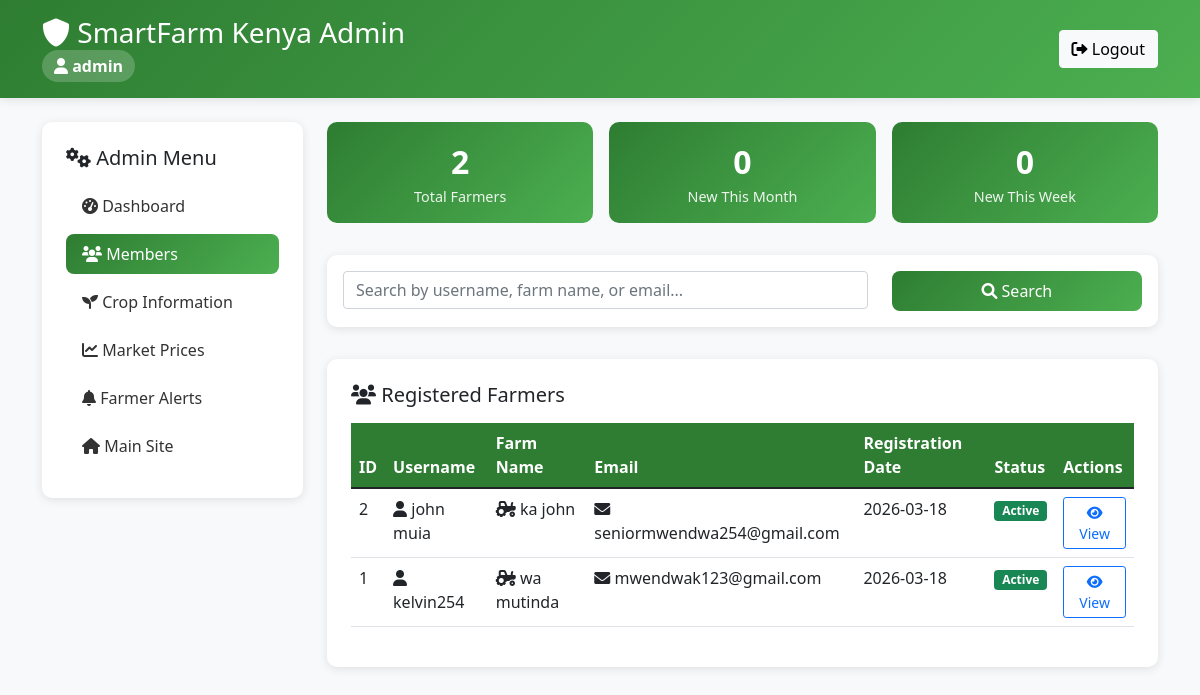
The page /admin/members (signed in) on the database its author committed.
### app.py (models this page shows, shortened)
class User(UserMixin, db.Model):
    id = db.Column(db.Integer, primary_key=True)
    username = db.Column(db.String(80), unique=True, nullable=False)
    email = db.Column(db.String(120), unique=True, nullable=False)
    password_hash = db.Column(db.String(128), nullable=False)
    farm_name = db.Column(db.String(100), nullable=False)
    created_at = db.Column(db.DateTime, default=datetime.utcnow)
    crops = db.relationship('Crop', backref='farmer', lazy=True, cascade='all, delete-orphan')
    livestock = db.relationship('Livestock', backref='farmer', lazy=True, cascade='all, delete-orphan')
    activities = db.relationship('Activity', backref='farmer', lazy=True, cascade='all, delete-orphan')
    images = db.relationship('FarmImage', backref='farmer', lazy=True, cascade='all, delete-orphan')

### app.py (the view)
@app.route('/admin/members')
def admin_members():
    if 'admin_id' not in session:
        return redirect(url_for('admin_login'))
    members = User.query.order_by(User.created_at.desc()).all()
    return render_template('admin_members.html', members=members)

### templates/admin_members.html (shortened to what this page needs)
<!DOCTYPE html>
<html lang="en">
<head>
    <link rel="stylesheet" href="https://cdnjs.cloudflare.com/ajax/libs/font-awesome/6.0.0/css/all.min.css">
    <link rel="stylesheet" href="https://cdn.jsdelivr.net/npm/bootstrap@5.1.3/dist/css/bootstrap.min.css">
</head>
<body>
    <header class="admin-header">
        <div class="container">
            <div class="d-flex justify-content-between align-items-center">
                <div>
                    <h1 class="h3 mb-0">
                        <i class="fas fa-shield-alt"></i> SmartFarm Kenya Admin
                    </h1>
                    <span class="admin-badge">
                        <i class="fas fa-user"></i> {{ session.get('admin_username', 'Admin') }}
                    </span>
                </div>
                <div>
                    <a href="{{ url_for('admin_logout') }}" class="btn btn-light">
                        <i class="fas fa-sign-out-alt"></i> Logout
                    </a>
                </div>
            </div>
        </div>
    </header>
    <div class="container mt-4">
        <div class="row">
            <div class="col-md-3">
                <div class="content-card">
                    <h5 class="mb-3">
                        <i class="fas fa-cogs"></i> Admin Menu
                    </h5>
                    <nav class="nav nav-pills flex-column">
                        <a class="nav-link" href="{{ url_for('admin_dashboard') }}">
                            <i class="fas fa-tachometer-alt"></i> Dashboard
                        </a>
                        <a class="nav-link active" href="{{ url_for('admin_members') }}">
                            <i class="fas fa-users"></i> Members
                        </a>
                        <a class="nav-link" href="{{ url_for('admin_crop_info') }}">
                            <i class="fas fa-seedling"></i> Crop Information
                        </a>
                        <a class="nav-link" href="{{ url_for('admin_market_prices') }}">
                            <i class="fas fa-chart-line"></i> Market Prices
                        </a>
                        <a class="nav-link" href="{{ url_for('admin_alerts') }}">
                            <i class="fas fa-bell"></i> Farmer Alerts
                        </a>
                        <a class="nav-link" href="{{ url_for('index') }}">
                            <i class="fas fa-home"></i> Main Site
                        </a>
                    </nav>
                </div>
            </div>
            <div class="col-md-9">
                <div class="member-stats">
                    <div class="stat-box">
                        <div class="stat-number">{{ members|length }}</div>
                        <div class="stat-label">Total Farmers</div>
                    </div>
                    <div class="stat-box">
                        <div class="stat-number">0</div>
                        <div class="stat-label">New This Month</div>
                    </div>
                    <div class="stat-box">
                        <div class="stat-number">0</div>
                        <div class="stat-label">New This Week</div>
                    </div>
                </div>
                <div class="search-box">
                    <div class="row">
                        <div class="col-md-8">
                            <input type="text" class="form-control" id="searchInput" placeholder="Search by username, farm name, or email...">
                        </div>
                        <div class="col-md-4">
                            <button class="btn btn-admin w-100" onclick="searchMembers()">
                                <i class="fas fa-search"></i> Search
                            </button>
                        </div>
                    </div>
                </div>
                <div class="content-card">
                    <h5 class="mb-3">
                        <i class="fas fa-users"></i> Registered Farmers
                    </h5>
                    {% if members %}
                    <div class="table-responsive">
                        <table class="table table-hover" id="membersTable">
                            <thead>
                                <tr>
                                    <th>ID</th>
                                    <th>Username</th>
                                    <th>Farm Name</th>
                                    <th>Email</th>
                                    <th>Registration Date</th>
                                    <th>Status</th>
                                    <th>Actions</th>
                                </tr>
                            </thead>
                            <tbody>
                                {% for member in members %}
                                <tr>
                                    <td>{{ member.id }}</td>
                                    <td>
                                        <i class="fas fa-user"></i> {{ member.username }}
                                    </td>
                                    <td>
                                        <i class="fas fa-tractor"></i> {{ member.farm_name }}
                                    </td>
                                    <td>
                                        <i class="fas fa-envelope"></i> {{ member.email }}
                                    </td>
                                    <td>{{ member.created_at.strftime('%Y-%m-%d') }}</td>
                                    <td>
                                        <span class="badge bg-success">Active</span>
                                    </td>
                                    <td>
                                        <button class="btn btn-sm btn-outline-primary" onclick="viewMemberDetails({{ member.id }})">
                                            <i class="fas fa-eye"></i> View
                                        </button>
                                    </td>
                                </tr>
                                {% endfor %}
                            </tbody>
                        </table>
                    </div>
                    {% else %}
                    <div class="text-center py-5">
                        <i class="fas fa-users fa-3x text-muted mb-3"></i>
                        <h5 class="text-muted">No registered farmers yet</h5>
                        <p class="text-muted">Farmers will appear here once they register on the platform.</p>
                    </div>
                    {% endif %}
                </div>
            </div>
        </div>
    </div>
</body>
</html>

### templates/admin_members.html (style rules this page uses)
:root { --primary-green: #2E7D32; --success: #4CAF50; --warning: #FF9800; --danger: #F44336; --info: #2196F3; --light-gray: #F5F5F5; --dark-gray: #333333; --white: #FFFFFF; }
body { background-color: #f8f9fa; font-family: 'Segoe UI', Tahoma, Geneva, Verdana, sans-serif; }
.admin-header { background: linear-gradient(135deg, var(--primary-green), var(--success)); color: white; padding: 1rem 0; box-shadow: 0 2px 10px rgba(0,0,0,0.1); }
.admin-badge { background: rgba(255,255,255,0.2); padding: 0.25rem 0.75rem; border-radius: 20px; font-weight: bold; display: inline-block; }
.nav-pills .nav-link { border-radius: 8px; margin-bottom: 0.5rem; color: var(--dark-gray); transition: all 0.3s ease; }
.nav-pills .nav-link.active { background: linear-gradient(135deg, var(--primary-green), var(--success)); color: white; }
.content-card { background: white; border-radius: 10px; padding: 1.5rem; box-shadow: 0 2px 10px rgba(0,0,0,0.1); margin-bottom: 2rem; }
.table th { background-color: var(--primary-green); color: white; border: none; }
.member-stats { display: flex; gap: 1rem; margin-bottom: 2rem; flex-wrap: wrap; }
.stat-box { background: linear-gradient(135deg, var(--primary-green), var(--success)); color: white; padding: 1rem 1.5rem; border-radius: 10px; text-align: center; flex: 1; min-width: 150px; }
.stat-number { font-size: 2rem; font-weight: bold; }
.stat-label { font-size: 0.9rem; opacity: 0.9; }
.search-box { background: white; border-radius: 10px; padding: 1rem; box-shadow: 0 2px 10px rgba(0,0,0,0.1); margin-bottom: 2rem; }
.btn-admin { background: linear-gradient(135deg, var(--primary-green), var(--success)); border: none; border-radius: 8px; padding: 0.5rem 1rem; color: white; font-weight: 500; transition: all 0.3s ease; }

### rows shown on the page
User: id "2", username "john muia", farm_name "ka john", email "seniormwendwa254@gmail.com", created_at "2026-03-18"
User: id "1", username "kelvin254", farm_name "wa mutinda", email "mwendwak123@gmail.com", created_at "2026-03-18"

### other values the page prints
{{ session.get('admin_username', 'Admin') }} "admin"
{{ members|length }} "2"
